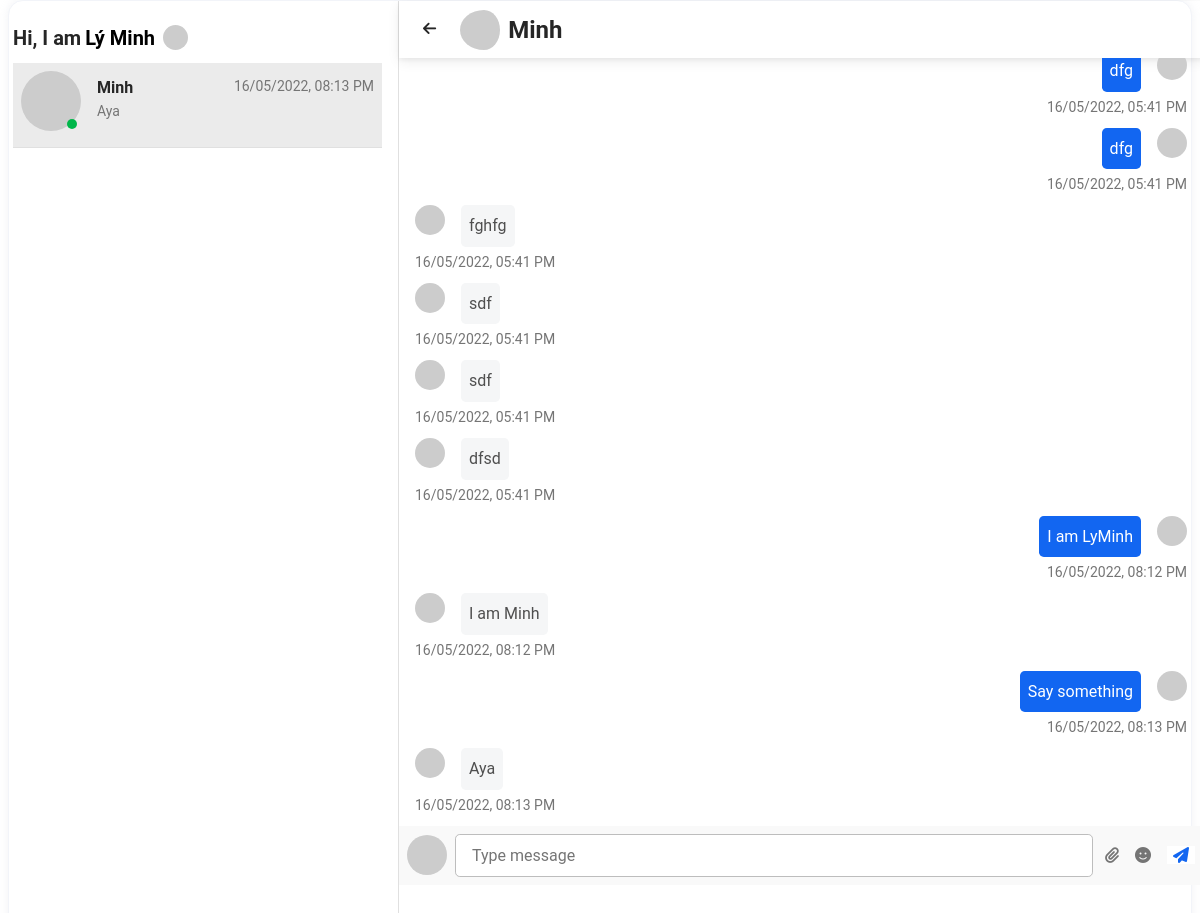
The page /chat?thread_id=1 (signed in) on the database its author committed.
### models.py (models this page shows, shortened)
class User(UserMixin, db.Model):
    __tablename__ = 'users'
    id = db.Column(db.Integer, primary_key=True)
    name = db.Column(db.String, nullable=False)
    email = db.Column(db.String, unique=True, nullable=False)
    password = db.Column(db.String, nullable=False)
    posts = db.relationship("Post", back_populates='user', lazy='dynamic')
    comments = db.relationship("Comment", back_populates='user', lazy='dynamic')
    liked_posts = db.relationship('LikedPost', back_populates='user', lazy='dynamic')
    liked_comments = db.relationship('LikedComment', back_populates='user', lazy='dynamic')
    user_messages = db.relationship('Message', back_populates='user', lazy='dynamic')
    read_messages = db.relationship('MessageReadState')
    thread_participants = db.relationship('ThreadParticipant', back_populates='user', lazy='dynamic')

class Thread(db.Model):
    __tablename__ = 'threads'
    id = db.Column(db.Integer, primary_key=True)
    participants = db.relationship('ThreadParticipant', back_populates='thread')
    thread_messages = db.relationship('Message', back_populates='thread', lazy='dynamic')

class ThreadParticipant(db.Model):
    __tablename__ = 'thread_participants'
    thread_id = db.Column(db.Integer, db.ForeignKey('threads.id'), primary_key=True)
    user_id = db.Column(db.Integer, db.ForeignKey('users.id'), primary_key=True)
    thread = db.relationship('Thread', back_populates='participants')
    user = db.relationship('User', back_populates='thread_participants')

class Message(db.Model):
    __tablename__ = 'messages'
    id = db.Column(db.Integer, primary_key=True)
    thread_id = db.Column(db.Integer, db.ForeignKey('threads.id'))
    send_date = db.Column(db.DateTime, nullable=False)
    sending_user_id = db.Column(db.Integer, db.ForeignKey('users.id'))
    body = db.Column(db.String, nullable=False)
    user = db.relationship('User', back_populates='user_messages')
    read_state = db.relationship('MessageReadState')
    thread = db.relationship('Thread', back_populates='thread_messages')

### app.py (the view)
@app.route('/chat')
@login_required
def chat_page():
    thread_id = request.args.get('thread_id')
    threads = Thread.query.join(Thread.participants).filter_by(user_id=current_user.id)
    chat_thread_html = None
    thread = None
    if thread_id:
        thread = Thread.query.get(thread_id)
        user = None
        for participant in thread.participants:
            if participant.user.id != current_user.id:
                user = participant.user
        messages = thread.thread_messages.order_by(desc(Message.id)).paginate(page=1, per_page=10)
        chat_thread_html = render_template('chat-thread.html',
                                           thread=thread,
                                           messages=messages,
                                           user=user,
                                           reversed=reversed)
    list_thread_template = render_template('list-thread.html',
                                           threads=threads,
                                           Message=Message,
                                           desc=desc,
                                           current_thread=thread)
    return render_template('chat.html',
                           list_thread_template=list_thread_template,
                           chat_thread_html=chat_thread_html,
                           thread=thread
                           )

### app.py (called while the page is built)
@login_manager.user_loader
def load_user(user_id):
    return User.query.get(int(user_id))

### templates/chat-thread.html (shortened to what this page needs)
<div class="navbar container-fluid ps-0">
    <div class="d-flex ">
        <a href="{{ url_for('chat_page') }}"
           class="btn btn-link btn-rounded text-dark">
        </a>
        <a class="d-flex align-items-center text-dark" href="{{ url_for('get_profile', user_id=user.id) }}">
            <img
                    src="{{ user.email | gravatar }}"
                    class="rounded-circle pe-2"
                    height="40"
                    alt="Account"
                    loading="lazy"
            />
            <span class="fs-4 fw-bold">{{ user.name }}</span>
        </a>
    </div>
</div>
<div class="overflow-scroll px-3 pt-3" id="message_holder" data-mdb-perfect-scrollbar="true"
     style="position: relative;height: 82vh;z-index: 1; bottom: 0;">
    {% for message in reversed(messages.items) %}
        {% if message.sending_user_id == current_user.id %}
            <div class="d-flex flex-row justify-content-end">
                <div>
                    <p class="p-2 ms-5 me-3 mb-1 text-white rounded-3 bg-primary">
                        {{ message.body }}
                    </p>
                    <p class="small me-3 mb-3 rounded-3 text-muted position-absolute text-nowrap" style="right: 0;">
                        {{ message.send_date.strftime('%d/%m/%Y, %I:%M %p') }}
                    </p>
                </div>
                <img src="{{ current_user.email | gravatar }}"
                     class="rounded-circle"
                     alt="avatar 1" style="width: 30px; height: 100%;">
            </div>
        {% else %}
            <div class="d-flex flex-row justify-content-start">
                <img src="{{ message.user.email | gravatar }}"
                     class="rounded-circle"
                     alt="avatar 1" style="width: 30px; height: 100%;">
                <div>
                    <p class="p-2 ms-3 me-5 mb-1 rounded-3"
                       style="background-color: #f5f6f7;">
                        {{ message.body }}
                    </p>
                    <p class="small ms-3 mb-3 rounded-3 text-muted float-start position-absolute" style="left: 0;">
                        {{ message.send_date.strftime('%d/%m/%Y, %I:%M %p') }}
                    </p>
                </div>
            </div>
        {% endif %}
    {% endfor %}
</div>
<div>
    <div class="text-muted d-flex justify-content-start align-items-center px-2 bg-light">
        <img src="{{ current_user.email | gravatar }}" class="rounded-circle"
             alt="avatar 3" style="width: 40px; height: 100%;">
        <input type="text" class="form-control form-control-lg rounded-3 m-2"
               id="message"
               placeholder="Type message">
        <a class="ms-1 text-muted"><i class="fas fa-paperclip"></i></a>
        <a class="ms-3 text-muted"><i class="fas fa-smile"></i></a>
        <button id="button-send-message" type="submit" class="ms-3 text-primary border-0 bg-white fas fa-paper-plane"
                data-id="{{ thread.id }}">
        </button>
    </div>
</div>

### templates/list-thread.html (shortened to what this page needs)
<div class="p-3 vh-100">
    <div class="d-flex">
        <a class="navbar-brand text-dark me-2 mb-1 d-flex align-items-center fw-bold"
           href="{{ url_for('home') }}">
            Hi, I am
            {% if current_user.is_authenticated %}
                <span class="d-none d-sm-block ms-1 text-black">{{ current_user.name }}</span>
            {% else %}
                <span class="d-none d-sm-block ms-1 text-black">...</span>
            {% endif %}
        </a>
        {% if current_user.is_authenticated %}
            <div class="dropdown me-2 mb-1 d-flex align-items-center">
                <a
                        class="dropdown-toggle d-flex align-items-center hidden-arrow"
                        href="#"
                        id="navbarDropdownMenuAvatar"
                        role="button"
                        data-mdb-toggle="dropdown"
                        aria-expanded="false"
                >
                    <img
                            src="{{ current_user.email | gravatar }}"
                            class="rounded-circle"
                            height="25"
                            alt="Account"
                            loading="lazy"
                    />
                </a>
            </div>
        {% endif %}
    </div>
    <div class="overflow-auto" data-mdb-perfect-scrollbar="true"
         style="position: relative; height: auto">
        <ul class="list-unstyled mb-0">
            {% for thread in threads %}
                <li class="p-2
                {% if current_thread and current_thread.id == thread.id %}
                    selected
                {% endif %}
                 border-bottom" data-id="{{ thread.id }}">
                    <a href="{{ url_for('chat_page', thread_id=thread.id) }}"
                       data-id="{{ thread.id }}"
                       class="d-flex justify-content-between">
                        <div class="d-flex flex-row">
                            <div>
                                <img
                                        {% for participant in thread.participants %}
                                            {% if participant.user.id != current_user.id %}
                                                src="{{ participant.user.email | gravatar }}"
                                            {% endif %}
                                        {% endfor %}
                                                alt="avatar"
                                                class="d-flex align-self-center me-3 rounded-circle"
                                                width="60">
                                <span class="badge bg-success badge-dot"></span>
                            </div>
                            <div class="pt-1">
                                {% for participant in thread.participants %}
                                    {% if participant.user.id != current_user.id %}
                                        <p class="fw-bold mb-0 text-dark">{{ participant.user.name }}</p>
                                    {% endif %}
                                {% endfor %}
                                {% set message = thread.thread_messages.order_by(desc(Message.id)).first() %}
                                <p class="small text-muted overflow-hidden">
                                    {% if message %}
                                        {{ message.body }}
                                    {% else %}
                                        Chat now
                                    {% endif %}
                                </p>
                            </div>
                        </div>
                        <div class="pt-1">
                            {% if message %}
                                <p class="small text-muted mb-1">{{ message.send_date.strftime('%d/%m/%Y, %I:%M %p') }}</p>
                            {% endif %}
                        </div>
                    </a>
                </li>
            {% endfor %}
        </ul>
    </div>
</div>

### templates/chat.html (shortened to what this page needs)
{% extends 'base.html' %}
{% block content %}
    <div class="me-2 ms-2" style="min-height: 100vh;height:100vh;background-color: white;">
        <div class="row vh-100">
            <div class="col-md-12">
                <div class="card vh-100" id="chat3" style="border-radius: 15px;">
                    <div class="card-body p-0">
                        <div class="row vh-100">
                            {% if chat_thread_html %}
                                <div id="list-thread" class="col-md-6 col-lg-5 col-xl-4 hidden-sm p-0 border-end">
                                    {{ list_thread_template | safe }}
                                </div>
                            {% else %}
                                <div id="list-thread" class="col-md-6 col-lg-5 col-xl-4 p-0 border-end">
                                    {{ list_thread_template | safe }}
                                </div>
                            {% endif %}
                            <div class="col-md-6 col-lg-7 col-xl-8 ps-0 pe-0" id="thread-content">
                                {% if chat_thread_html %}
                                    {{ chat_thread_html | safe }}
                                {% endif %}
                            </div>
                        </div>
                    </div>
                </div>
            </div>
        </div>
    </div>
{% endblock %}

### templates/base.html (shortened to what this page needs)
<!DOCTYPE html>
<html lang="en">
<head>
    <link href="https://cdn.jsdelivr.net/npm/bootstrap@5.0.2/dist/css/bootstrap.min.css" rel="stylesheet"
>
    <link rel="stylesheet" href="/static/css/mdb.min.css"/>
    <link rel="stylesheet" href="/static/css/home.css">
</head>
<body>
{% block content %}
{% endblock %}
</body>
</html>

### static/css/home.css (style rules this page uses)
body { background-color: #f9fafb; }
.rounded-circle { border-radius: 50% !important; }
img { vertical-align: middle; border-style: none; }
.card { box-shadow: 0 0 10px 0 rgba(183, 192, 206, 0.2); -webkit-box-shadow: 0 0 10px 0 rgba(183, 192, 206, 0.2); -moz-box-shadow: 0 0 10px 0 rgba(183, 192, 206, 0.2); -ms-box-shadow: 0 0 10px 0 rgba(183, 192, 206, 0.2); }
.card { position: relative; display: flex; flex-direction: column; min-width: 0; word-wrap: break-word; background-color: #fff; background-clip: border-box; border: 1px solid #f2f4f9; border-radius: 0.25rem; }
.selected { background-color: #ebebeb; }
.badge-dot { border-radius: 50%; height: 10px; width: 10px; margin-left: 2.9rem; margin-top: -.75rem; }

### templates/chat.html (style rules this page uses)
body { background-color: white; margin: 0; height: 100%; overflow: hidden; }

### rows shown on the page
User: name "Lý Minh"
ThreadParticipant: user.name "Minh"
Message: body "Aya", send_date "16/05/2022, 08:13 PM"
User: name "Minh"
Message: body "dfg", send_date "16/05/2022, 05:41 PM"
Message: body "dfg", send_date "16/05/2022, 05:41 PM"
Message: body "fghfg", send_date "16/05/2022, 05:41 PM"
Message: body "sdf", send_date "16/05/2022, 05:41 PM"
Message: body "sdf", send_date "16/05/2022, 05:41 PM"
Message: body "dfsd", send_date "16/05/2022, 05:41 PM"
Message: body "I am LyMinh", send_date "16/05/2022, 08:12 PM"
Message: body "I am Minh", send_date "16/05/2022, 08:12 PM"
Message: body "Say something", send_date "16/05/2022, 08:13 PM"
